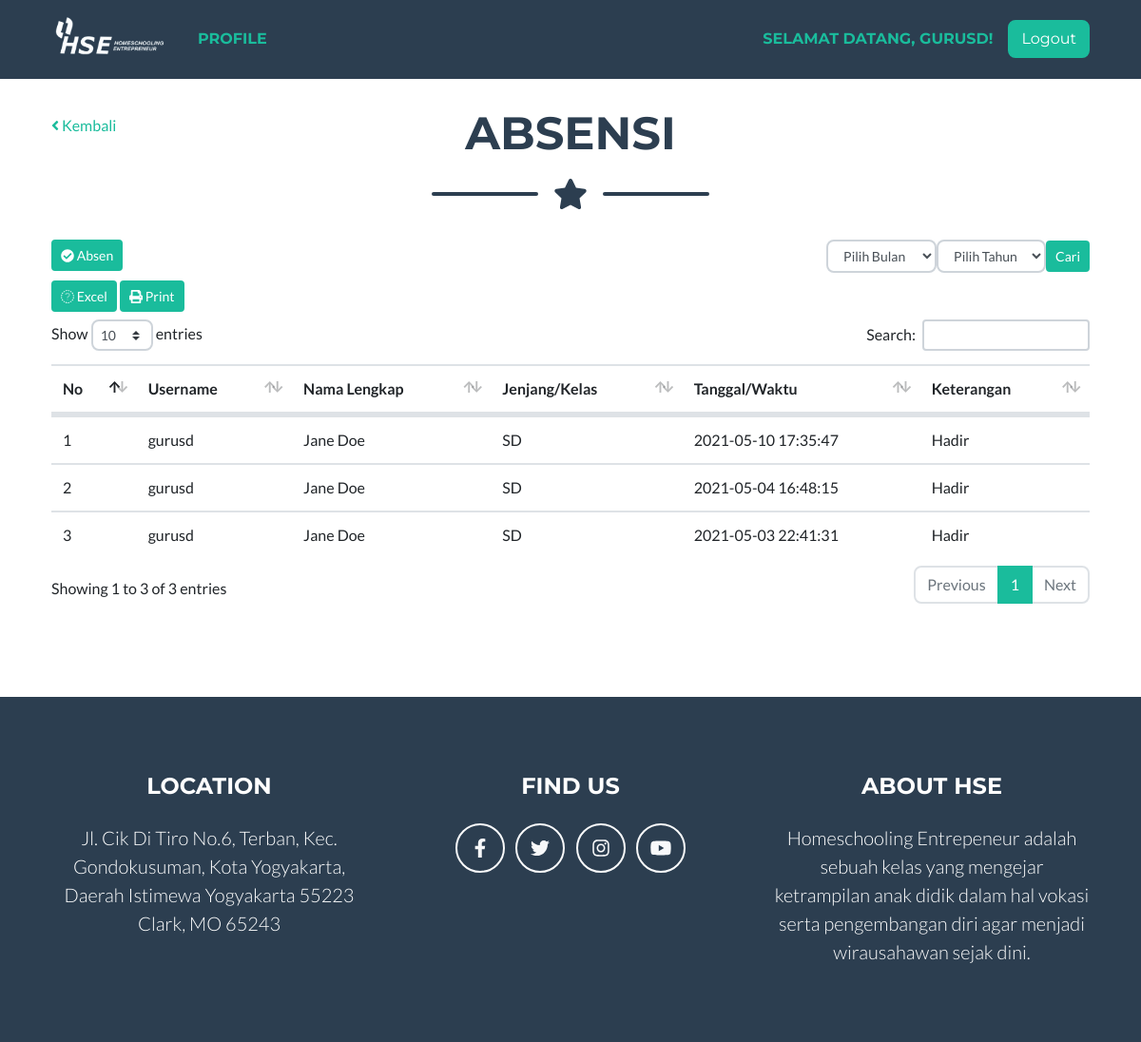
The page /absensi (signed in) on the database as committed earlier.
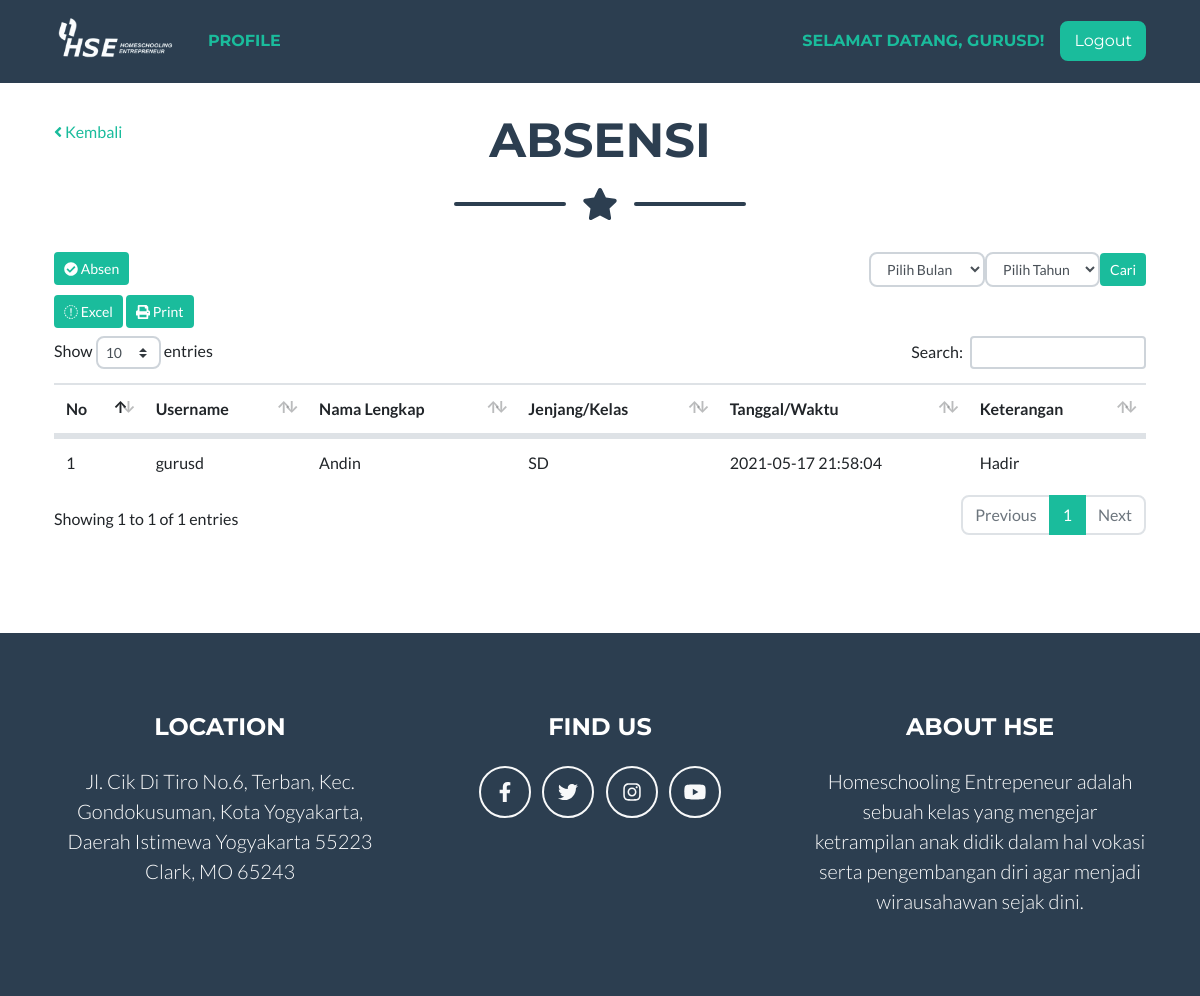
The same page on the database as committed later.
### tables this page shows
CREATE TABLE `tb_absen` (
  `absen_id` int(11) NOT NULL,
  `absen_user` int(11) DEFAULT NULL,
  `absen_jenis` int(11) DEFAULT NULL,
  `absen_keterangan` text,
  `absen_waktu` datetime DEFAULT NULL
);

CREATE TABLE `tb_user` (
  `id` int(11) NOT NULL,
  `username` varchar(255) DEFAULT NULL,
  `email` varchar(255) DEFAULT NULL,
  `password` varchar(255) DEFAULT NULL,
  `role` int(11) DEFAULT '0' COMMENT '1 = admin, 2 = guru, 3 = siswa'
);

CREATE TABLE `tb_guru` (
  `guru_id` int(11) NOT NULL,
  `guru_nip` varchar(255) DEFAULT NULL,
  `guru_nama` varchar(255) DEFAULT NULL,
  `guru_tmp_lahir` varchar(255) DEFAULT NULL,
  `guru_tgl_lahir` date DEFAULT NULL,
  `guru_jenis_kelamin` int(11) DEFAULT NULL,
  `guru_agama` varchar(255) DEFAULT NULL,
  `guru_alamat` text,
  `guru_nohp` varchar(255) DEFAULT NULL,
  `guru_foto` varchar(255) DEFAULT NULL,
  `guru_jenjang` int(11) DEFAULT NULL,
  `guru_jenjang_pendidikan` varchar(128) DEFAULT NULL,
  `guru_uid` int(11) DEFAULT NULL
);

CREATE TABLE `tb_jenjang` (
  `jenjang_id` int(11) NOT NULL,
  `jenjang_nama` varchar(255) DEFAULT NULL
);

### app/core/Controller.php (called while the page is built, shortened)
<?php
class Controller {
	public function model($model) {
		return new $model;
	}
	public function view($view, $data = []) {
		require_once 'app/views/' . $view . '.php';
	}
}

### app/core/App.php (called while the page is built, shortened)
<?php
class App {
  protected $method = 'index';
  protected $params = [];
  public function __construct() {
    $this->controller = new $this->controller;
    call_user_func_array([$this->controller, $this->method], $this->params);
  }
}

### index.php (called while the page is built, shortened)
<?php
$app = new App;

### app/helpers/eda_helper.php (called while the page is built, shortened)
<?php
if (!function_exists('base_url')) {
	function base_url($atRoot=FALSE, $atCore=FALSE, $parse=FALSE){
		if (isset($_SERVER['HTTP_HOST'])) {
			$http = isset($_SERVER['HTTPS']) && strtolower($_SERVER['HTTPS']) !== 'off' ? 'https' : 'http';
			$hostname = $_SERVER['HTTP_HOST'];
			$dir = str_replace(basename($_SERVER['SCRIPT_NAME']), '', $_SERVER['SCRIPT_NAME']);
			$core = preg_split('@/@', str_replace($_SERVER['DOCUMENT_ROOT'], '', realpath(dirname(__FILE__))), NULL, PREG_SPLIT_NO_EMPTY);
			$core = $core[0];
			$tmplt = $atRoot ? ($atCore ? "%s://%s/%s/" : "%s://%s/") : ($atCore ? "%s://%s/%s/" : "%s://%s%s");
			$end = $atRoot ? ($atCore ? $core : $hostname) : ($atCore ? $core : $dir);
			$base_url = sprintf( $tmplt, $http, $hostname, $end );
		}
		else $base_url = 'http://localhost/';
		return $base_url;
	}
}

### app/core/Model.php (called while the page is built, shortened)
<?php
class Model {
	private $host = DB_HOST;
	private $user = DB_USER;
	private $pass = DB_PASS;
	private $db_name = DB_NAME;
	private $dbh;
	private $stmt;
	public function __construct() {
		$dsn = 'mysql:host=' . $this->host . ';dbname=' . $this->db_name;
		$option = [
			PDO::ATTR_PERSISTENT => true,
			PDO::ATTR_ERRMODE => PDO::ERRMODE_EXCEPTION
		];
		try {
			$this->dbh = new PDO($dsn, $this->user, $this->pass, $option);
		} catch (PDOException $e) {
			die($e->getMessage());
		}
	}
	public function query($query) {
		$this->stmt = $this->dbh->prepare($query);
	}
	public function bind($param, $value, $type = NULL) {
		if (is_null($type)) {
			switch (true) {
				default:
					$type = PDO::PARAM_STR;
			}
		}
		$this->stmt->bindValue($param, $value, $type);
	}
	public function execute() {
		$this->stmt->execute();
	}
	public function result() {
		$this->execute();
		return $this->stmt->fetchAll(PDO::FETCH_ASSOC);
	}
}

### app/models/Absensi_model.php (called while the page is built, shortened)
<?php
class Absensi_model {
	private $table = 'tb_absen';
	private $db;
	public function __construct() {
		$this->db = new Model;
	}
	public function get_guru_bydate($by_date = NULL, $by = NULL, $single = FALSE) {
		$this->db->query("
			SELECT
			id,
			username,
			email,
			role,
			guru_nama,
			guru_jenjang,
			absen_jenis,
			absen_keterangan,
			absen_waktu,
			jenjang_nama
			FROM " . $this->table . "
			LEFT JOIN tb_user ON id = absen_user
			LEFT JOIN tb_guru ON guru_uid = id
			LEFT JOIN tb_jenjang ON jenjang_id = guru_jenjang
			WHERE role = 2
			"
			. (!is_null($by_date) ? " AND absen_waktu <= :absen_waktu " : "")
			. (!is_null($by) ? " AND " . $by[0] . "=:" . $by[0] : "")
			. " ORDER BY absen_waktu DESC");
		if (!is_null($by)) {
			$this->db->bind($by[0], $by[1]);
		}
		if ($single) {
			$method = $this->db->row();
		} else {
			$method = $this->db->result();
		}
		return $method;
	}
}

### app/views/absensi/v_absensi_guru.php (the view, shortened to what this page needs)
<link rel="stylesheet" href="<?php echo base_url(); ?>assets/plugins/datatables/css/dataTables.bootstrap4.min.css">
<link rel="stylesheet" href="<?php echo base_url(); ?>assets/plugins/datatables/css/buttons.dataTables.min.css">
<?php if ($_SESSION['role'] == 1) { ?>
<div id="page-wrapper">
	<div class="container-fluid">
		<div class="row">
			<div class="col-md-12">
				<h1><i class="fa fa-home fa-fw"></i> Absensi</h1>
				<ol class="breadcrumb">
	                <li class="active">
	                    <a href="<?php echo base_url(); ?>dashboard"><i class="fa fa-dashboard"></i> Dashboard</a>
	                </li>
                    <li><a href="<?php echo base_url(); ?>absensi">Absensi</a></li>
                    <li>Guru</li>
                </ol>
			</div>
		</div>
<?php } else { ?>
<section class="page-section portfolio mt-4" id="portfolio">
	<div class="container">
		<div class="row">
			<div class="col-md-2">
				<a href="<?php echo base_url(); ?>"><i class="fa fa-angle-left"></i>&nbsp;Kembali</a>
			</div>
			<div class="col-md-8">
				<h2 class="page-section-heading text-center text-uppercase text-secondary mb-0">Absensi</h2>
				<div class="divider-custom">
	                <div class="divider-custom-line"></div>
	                <div class="divider-custom-icon"><i class="fas fa-star"></i></div>
	                <div class="divider-custom-line"></div>
	            </div>
			</div>
			<div class="col-md-2"></div>
		</div>
<?php } ?>
		<div class="row mb-2">
			<div class="col-md-6">
				<?php if ($_SESSION['role'] == 1) { ?>
				<form action="" method="post" class="form-inline">
					<div class="form-group">
						<select name="by_jenjang" id="" class="form-control input-sm">
							<option value="">Pilih Jenjang</option>
							<?php foreach($data['jenjang'] as $key => $jenjang) : ?>
								<option value="<?php echo $jenjang['jenjang_id']; ?>"><?php echo $jenjang['jenjang_nama']; ?></option>
							<?php endforeach; ?>
						</select>
					</div>
					<button type="submit" class="btn btn-primary btn-sm">Cari</button>
				</form>
				<?php } else { ?>
				<form action="<?php echo base_url(); ?>absensi/post_absen" method="post" class="form-inline">
					<button type="submit" class="btn btn-primary btn-sm"><i class="fa fa-check-circle"></i>&nbsp;Absen</button>
				</form>
				<?php } ?>
			</div>
			<div class="col-md-6 text-right">
				<form action="" method="post" class="form-inline pull-right">
					<div class="form-group">
						<select name="by_bulan" id="" class="form-control input-sm">
							<option value="">Pilih Bulan</option>
						</select>
					</div>
					<div class="form-group">
						<select name="by_tahun" id="" class="form-control input-sm">
							<option value="">Pilih Tahun</option>
						</select>
					</div>
					<button type="submit" class="btn btn-primary btn-sm">Cari</button>
				</form>
			</div>
		</div>
		<div class="row mb-2">
			<div class="col-md-3">
				<button id="ExportExcel" class="btn btn-sm btn-primary"><i class="fa fa-file-excel-o"></i>&nbsp;Excel</button>
				<button id="ExportPrint" class="btn btn-sm btn-primary"><i class="fa fa-print"></i>&nbsp;Print</button>
			</div>
		</div>
		<div class="row">
			<div class="col-md-12">
				<div class="table-responsive">
					<table id="tblAbsensi" class="table table-borered table-hover">
						<thead>
							<tr>
								<th>No</th>
								<th>Username</th>
								<th>Nama Lengkap</th>
								<th>Jenjang/Kelas</th>
								<th>Tanggal/Waktu</th>
								<th>Keterangan</th>
							</tr>
						</thead>
						<tbody>
							<?php foreach($data['absensi'] as $key => $absensi) : ?>
								<tr>
									<td><?php echo $key + 1; ?></td>
									<td><?php echo $absensi['username']; ?></td>
									<td><?php echo $absensi['guru_nama']; ?></td>
									<td><?php echo $absensi['jenjang_nama']; ?></td>
									<td><?php echo date('Y-m-d H:i:s', strtotime($absensi['absen_waktu'])); ?></td>
									<td><?php echo (isset($absensi['absen_keterangan']) ? $absensi['absen_keterangan'] : ($absensi['absen_jenis'] == 1 ? 'Hadir' : '-')) ?></td>
								</tr>
							<?php endforeach; ?>
						</tbody>
					</table>
				</div>
			</div>
		</div>
	</div>
<?php if ($_SESSION['role'] == 1) { ?>
</div>
<?php } else { ?>
</section>
<?php } ?>

### app/controllers/Absensi.php (shortened to what this page needs)
<?php
class Absensi extends Controller {
	public function __construct() {
		$this->Absensi_model = $this->model('Absensi_model');
	}
	public function index() {
		if ($_SESSION['role'] != 1) {
			$this->view('home/v_header');
			$where = NULL;
			if ($_SESSION['role'] == 2) {
				$absensi = $this->Absensi_model->get_guru_bydate($where, ['absen_user', $_SESSION['id']]);
				$data['absensi'] = $absensi;
				$this->view('absensi/v_absensi_guru', $data);
			} else if ($_SESSION['role'] == 3) {
				if ($_POST) {
					if ($_POST['by_bulan'] != '' && $_POST['by_tahun'] != '') {
						$bt = date($_POST['by_tahun'] . '-' . $_POST['by_bulan'] . '-01');
						$where = date('Y-m-t', strtotime($bt));
					} else if ($_POST['by_bulan'] != '') {
						$b = date('Y-' . $_POST['by_bulan'] . '-01');
						$where = date('Y-m-t', strtotime($b));
					} else if ($_POST['by_tahun'] != '') {
						$where = date($_POST['by_tahun'] . '-m-t');
					}
				}
				$absensi = $this->Absensi_model->get_siswa_bydate($where, ['absen_user', $_SESSION['id']]);
				$data['absensi'] = $absensi;
				$this->view('absensi/v_absensi_siswa', $data);
			}
			$this->view('home/v_footer');
		} else {
			$this->view('dashboard/v_header');
			$this->view('absensi/v_absensi');
			$this->view('dashboard/v_footer');
		}
	}
}

### app/views/home/v_header.php (shortened to what this page needs)
<!DOCTYPE html>
<html lang="en">
  <head>
    <link href="<?php echo base_url(); ?>assets/css/styles.css" rel="stylesheet" />
  </head>
  <body id="page-top">
    <nav class="navbar navbar-expand-lg bg-secondary text-uppercase fixed-top" id="mainNav">
      <div class="container">
        <a class="navbar-brand" href="<?php echo base_url(); ?>"><img src="<?php echo base_url(); ?>assets/img/header.png"></a>
        <div class="collapse navbar-collapse" id="navbarResponsive">
          <?php if (isset($_SESSION['login'])) { ?>
          <ul class="navbar-nav">
            <?php if ($_SESSION['role'] != 1) { ?>
              <li class="nav-item">
                <a href="<?php echo base_url(); ?>profile" class="nav-link text-green"> Profile</a>
              </li>
            <?php } else if ($_SESSION['role'] == 1) { ?>
              <li class="nav-item">
                <a href="<?php echo base_url(); ?>dashboard" class="nav-link text-green"> Dashboard</a>
              </li>
            <?php } ?>
          </ul>
          <?php } ?>
          <ul class="navbar-nav ml-auto">
            <li>
              <a href="#" class="navbar" style="pointer-events: none;"> Selamat datang, <?php echo (isset($_SESSION['username']) ? $_SESSION['username'] : 'world'); ?>!</a>
            </li>
            <?php if (isset($_SESSION['login'])) { ?>
            <li class="nav-item">
              <a href="<?php echo base_url(); ?>auth/logout"><input type="button" value="Logout" class="btn btn-primary"></a>
            </li>
            <?php } else { ?>
            <li class="nav-item">
              <a href="<?php echo base_url(); ?>auth/login"><input type="button" value="Login" class="btn btn-primary"></a>
            </li>
            <?php } ?>
          </ul>
        </div>
      </div>
    </nav>

### app/views/home/v_footer.php (shortened to what this page needs)
    <footer class="footer text-center">
      <div class="container">
        <div class="row">
          <div class="col-lg-4 mb-5 mb-lg-0">
            <h4 class="text-uppercase mb-4">Location</h4>
            <p class="lead mb-0">
              Jl. Cik Di Tiro No.6, Terban, Kec. Gondokusuman, Kota Yogyakarta, Daerah Istimewa Yogyakarta 55223
              <br />
              Clark, MO 65243
            </p>
          </div>
          <div class="col-lg-4 mb-5 mb-lg-0">
            <h4 class="text-uppercase mb-4">Find Us</h4>
            <a class="btn btn-outline-light btn-social mx-1" href="https://www.facebook.com/Homeschoolingentrepreneur.hse"><i class="fab fa-fw fa-facebook-f"></i></a>
            <a class="btn btn-outline-light btn-social mx-1" href="https://twitter.com/HomeschoolingE2"><i class="fab fa-fw fa-twitter"></i></a>
            <a class="btn btn-outline-light btn-social mx-1" href="https://www.instagram.com/homeschooling.hse/"><i class="fab fa-fw fa-instagram"></i></a>
            <a class="btn btn-outline-light btn-social mx-1" href="https://www.youtube.com/channel/UCK-VMAVM5GHvy7hkRp855sw/featured"><i class="fab fa-fw fa-youtube"></i></a>
          </div>
          <div class="col-lg-4">
            <h4 class="text-uppercase mb-4">About HSE</h4>
            <p class="lead mb-0">
            Homeschooling Entrepeneur adalah sebuah kelas yang mengejar ketrampilan anak didik dalam hal vokasi serta pengembangan diri agar menjadi wirausahawan sejak dini.
            </p>
          </div>
        </div>
      </div>
    </footer>
  </body>
</html>

Rows that differ between the two databases and show on the page:
removed tb_absen: absen_user.username "gurusd", tb_guru.guru_nama "Jane Doe", tb_jenjang.jenjang_nama "SD", absen_waktu "2021-05-10 17:35:47", absen_jenis "Hadir"
removed tb_absen: absen_user.username "gurusd", tb_guru.guru_nama "Jane Doe", tb_jenjang.jenjang_nama "SD", absen_waktu "2021-05-04 16:48:15", absen_jenis "Hadir"
changed tb_absen "gurusd": tb_guru.guru_nama "Jane Doe" → "Andin"; absen_waktu "2021-05-03 22:41:31" → "2021-05-17 21:58:04"
Other text that changed with them:
text written by a page script: "Show entries Search: Showing 1 to 3 of 3 entries Previous 1 Next" → "Show entries Search: Showing 1 to 1 of 1 entries Previous 1 Next"
